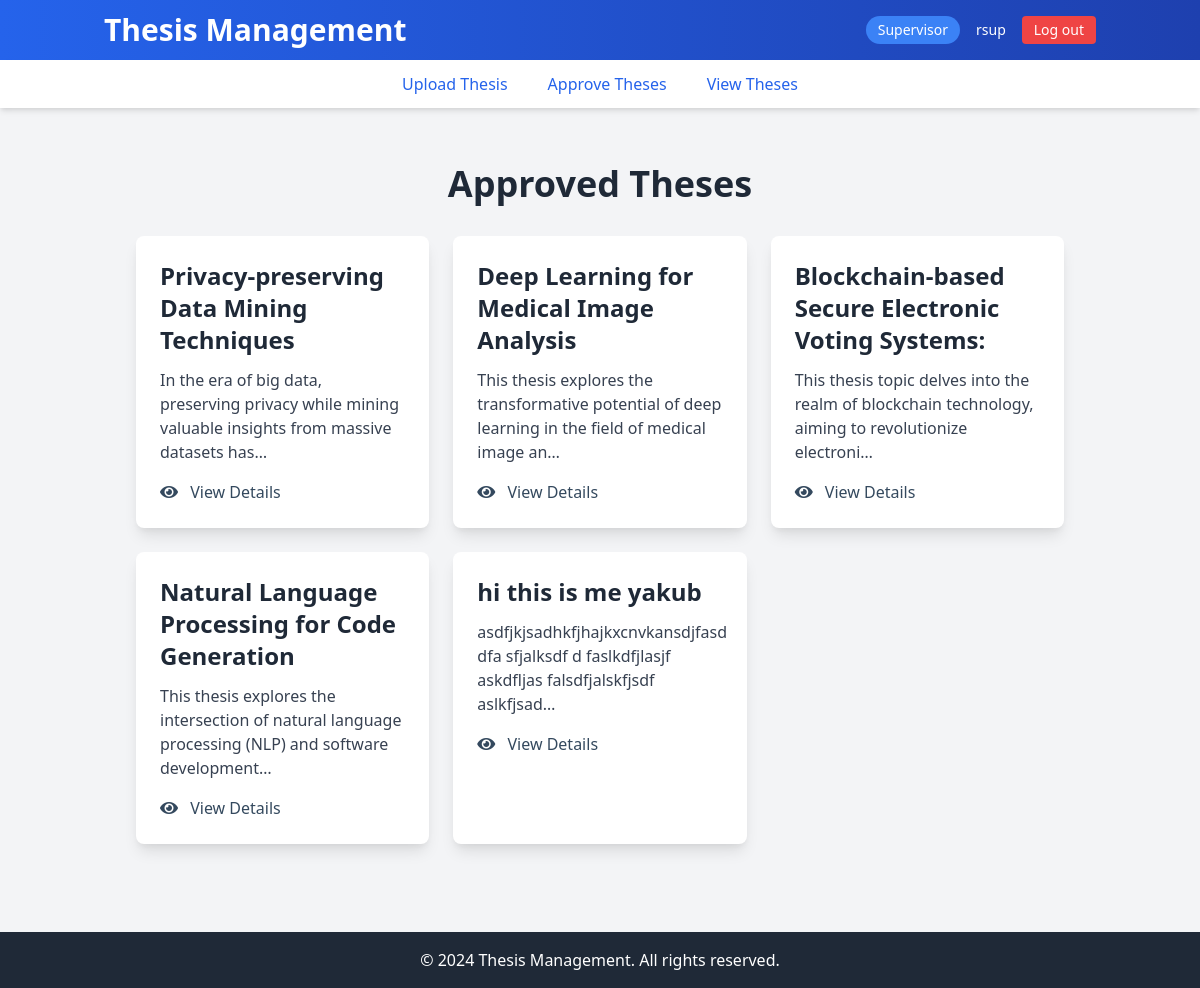
The page /view_theses/ (signed in) on the database as committed earlier.
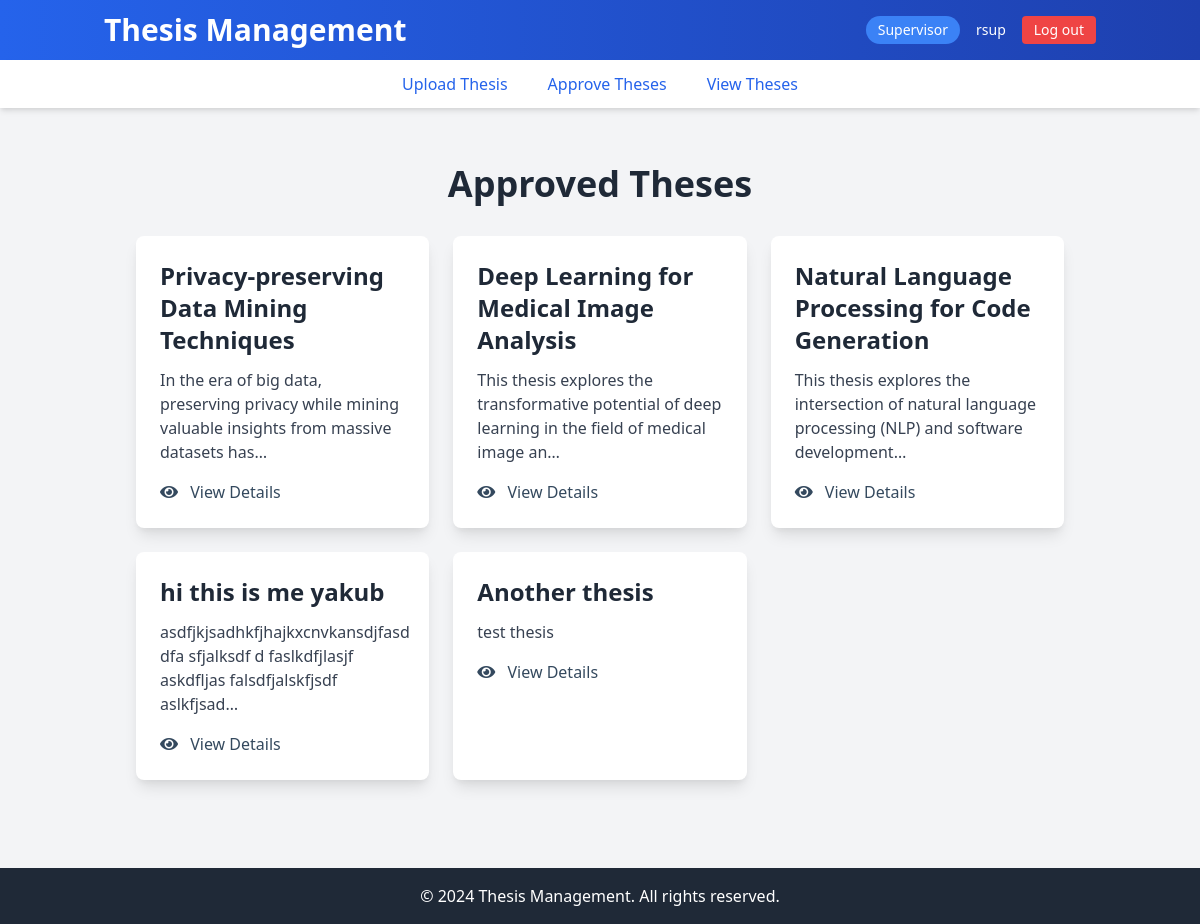
The same page on the database as committed later.
### app_week6/models.py (models this page shows, shortened)
class Thesis(models.Model):
    title = models.CharField(max_length=255)
    description = models.TextField()
    supervisor = models.ForeignKey(User, limit_choices_to={'user_type': 2}, on_delete=models.CASCADE)
    is_approved = models.BooleanField(default=False)
    students = models.ManyToManyField(User, related_name='theses', limit_choices_to={'user_type': 4}, blank=True, null=True)
    interested = models.ManyToManyField(User, related_name='interested_theses', limit_choices_to={'user_type': 4},blank=True, null=True)
    category = models.ManyToManyField(category, blank=True, null=True)
    software_engineering = models.BooleanField(null=True, blank=True, default=False)
    Information_Systems_and_Data_Science = models.BooleanField(null=True, blank=True, default=False) # Information Systems and Data Science
    Mechanical_Engineering = models.BooleanField(null=True, blank=True, default=False)
    Civil_and_Structural_Engineering = models.BooleanField(null=True, blank=True, default=False)
    Chemical_Engineering = models.BooleanField(null=True, blank=True, default=False)
    External = models.BooleanField(null=True, blank=True, default=False)
    Internal_Sydney = models.BooleanField(null=True, blank=True, default=False)
    Internal_Casuarina = models.BooleanField(null=True, blank=True, default=False) # Internal - Casuarina

### app_week6/views.py (the view)
# urls.py: path('view_theses/', views.view_theses, name='view_theses'),
@login_required
def view_theses(request):
    theses = Thesis.objects.filter(is_approved=True)
    return render(request, 'app_week6/view_theses.html', {'theses': theses})
    return redirect('home')

### app_week6/templates/app_week6/view_theses.html (shortened to what this page needs)
{% extends 'app_week6/base.html' %}
{% load static %}
{% block extra_head %}
<link href="https://cdnjs.cloudflare.com/ajax/libs/font-awesome/5.15.3/css/all.min.css" rel="stylesheet">
{% endblock %}
{% block content %}
<div class="container mx-auto p-8">
    <h2 class="text-4xl font-bold text-gray-800 mb-8 text-center">Approved Theses</h2>
    {% if theses %}
    <div class="grid grid-cols-1 md:grid-cols-2 lg:grid-cols-3 gap-6">
        {% for thesis in theses %}
        <div class="thesis-card bg-white shadow-lg rounded-lg overflow-hidden transition duration-300 ease-in-out transform hover:scale-105 hover:shadow-xl">
            <div class="p-6">
                <h3 class="text-2xl font-semibold {% if user in thesis.students.all %}text-green-600{% else %}text-gray-800{% endif %} mb-3">{{ thesis.title }}</h3>
                <p class="text-gray-700 mb-4">{{ thesis.description|truncatechars:100 }}</p>
                <div class="flex flex-wrap gap-3 mt-4">
                    <a href="{% url 'view_theses' thesis.id %}" class="btn btn-primary">
                        <i class="fas fa-eye mr-2"></i> View Details
                    </a>
                </div>
            </div>
        </div>
        {% endfor %}
    </div>
    {% else %}
    <div class="bg-blue-100 border-l-4 border-blue-500 text-blue-700 p-4 rounded-lg shadow-md" role="alert">
        <p class="font-bold">Information</p>
        <p>No approved theses available at the moment.</p>
    </div>
    {% endif %}
</div>
{% endblock content %}

Rows that differ between the two databases and show on the page:
removed Thesis: title "Blockchain-based Secure Electronic Voting Systems:", description "This thesis topic delves into the realm of blockchain technology, aiming to revolutionize electroni…"
now on this page (row edited): Thesis: title "Another thesis", description "test thesis"
